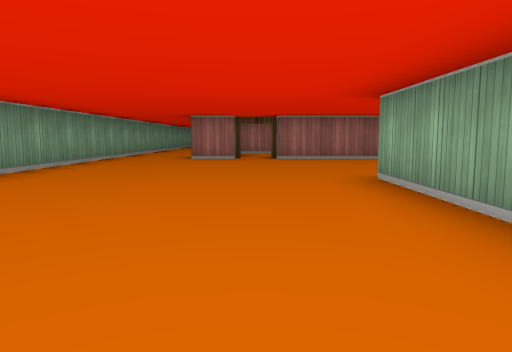
[1] (above)

24 first-person views from a walk through a cub3D ray-caster map. The camera is about half as high as the walls, tilts 6° down and sees 70° across. The floor is counted in squares. Each view is taken from the middle of a square. On the plan, view 1 faces up. The plan holds only what a view shows up to about 9 squares ahead; the rest is blank.

[2]
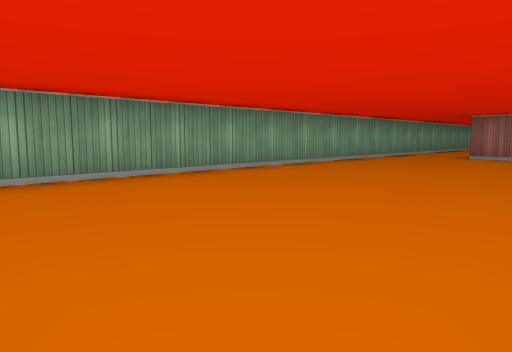

[3]
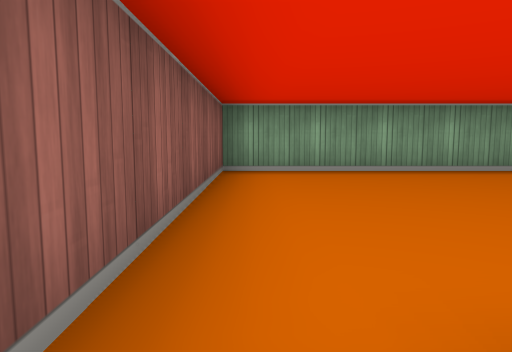

[4]
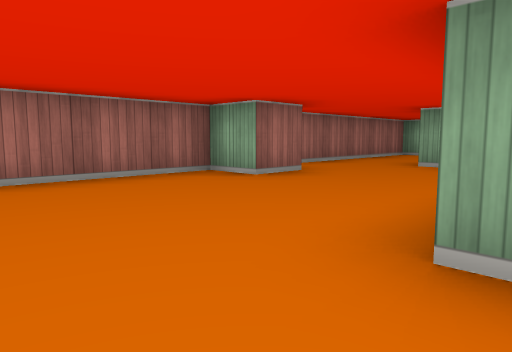

[5]
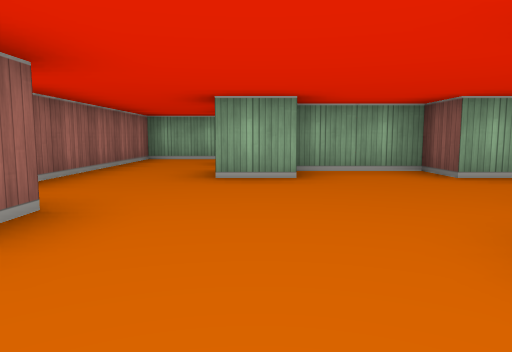

[6]
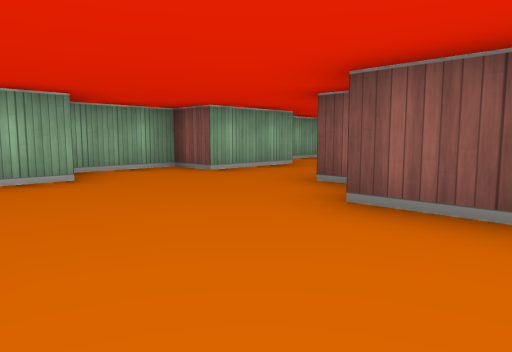

[7]
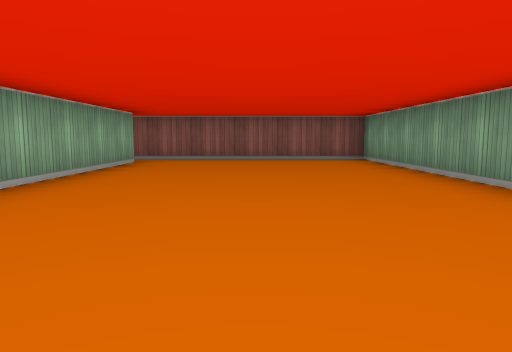

[8]
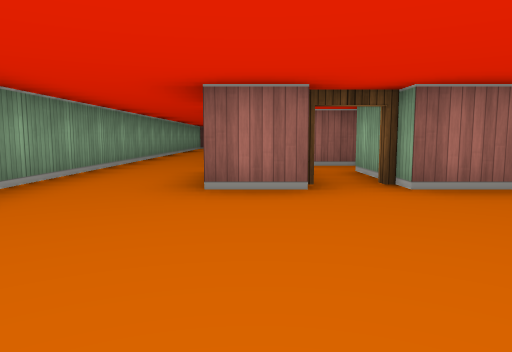

[9]
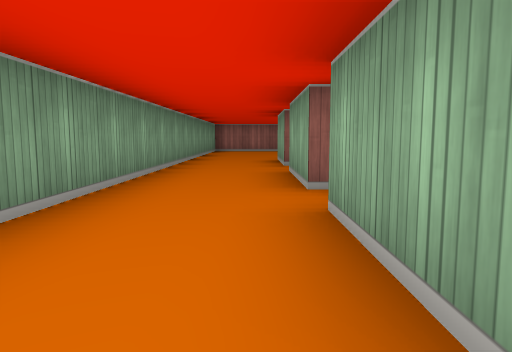

[10]
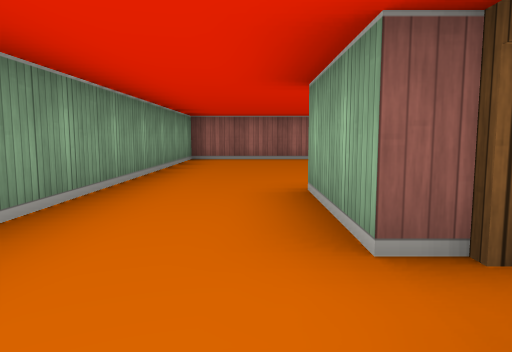

[11]
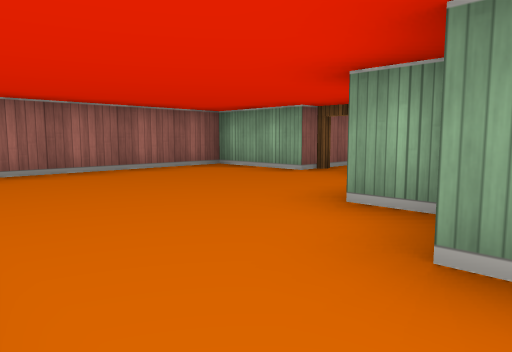

[12]
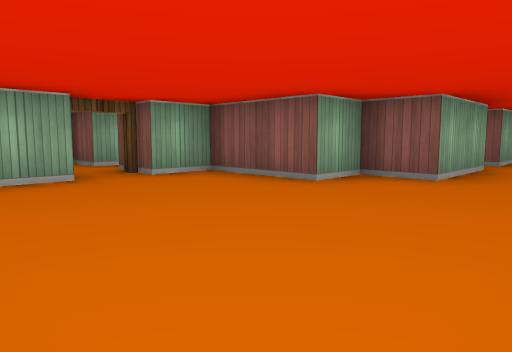

[13]
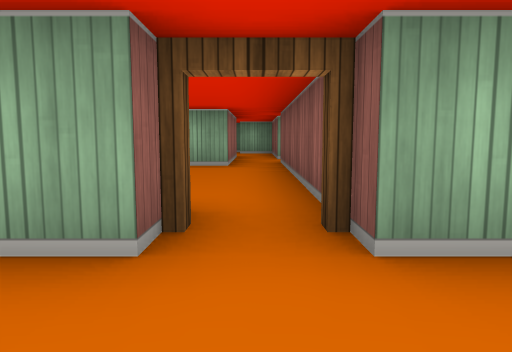

[14]
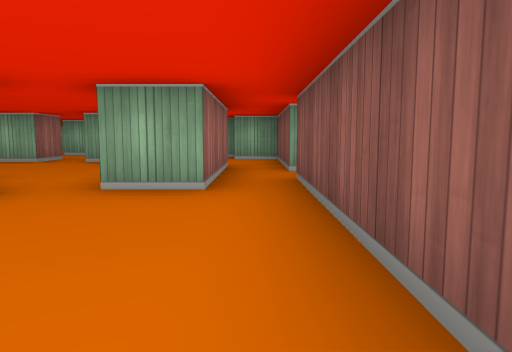

[15]
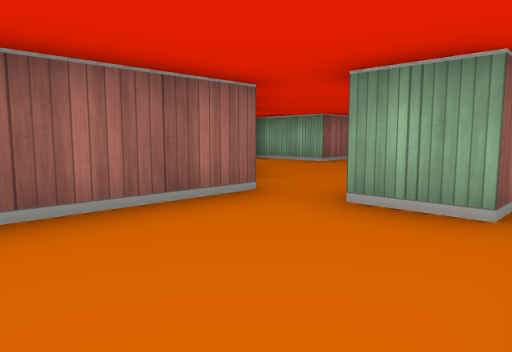

[16]
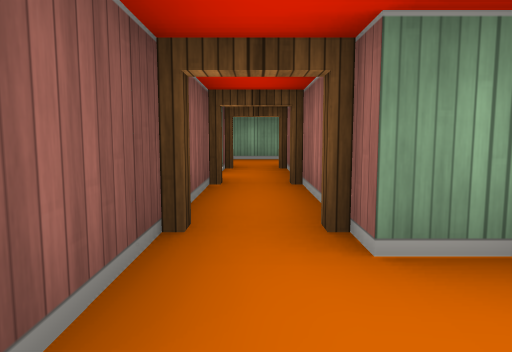

[17]
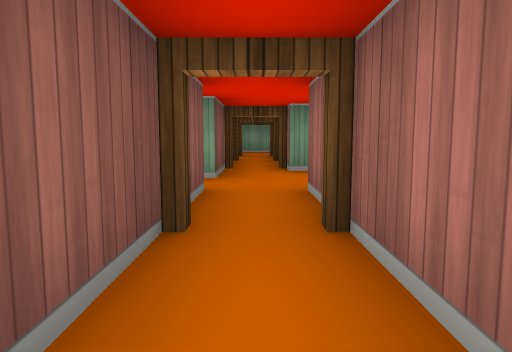

[18]
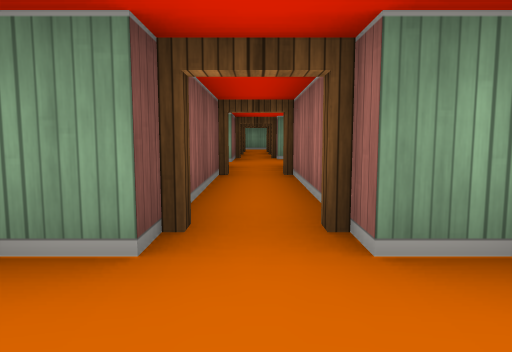

[19]
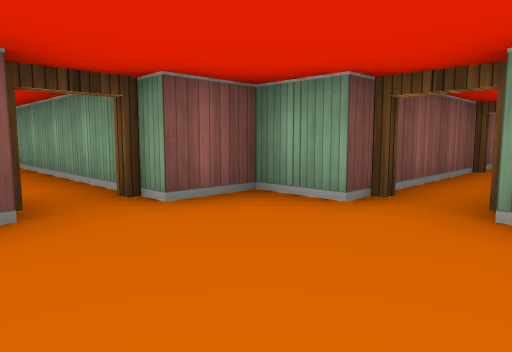

[20]
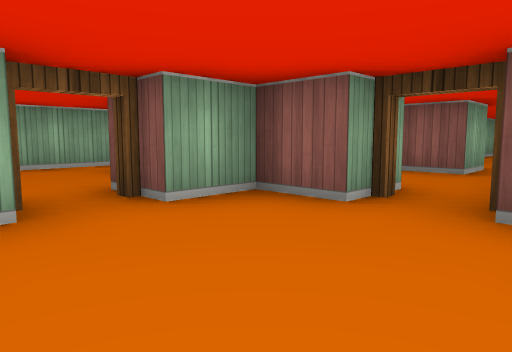

[21]
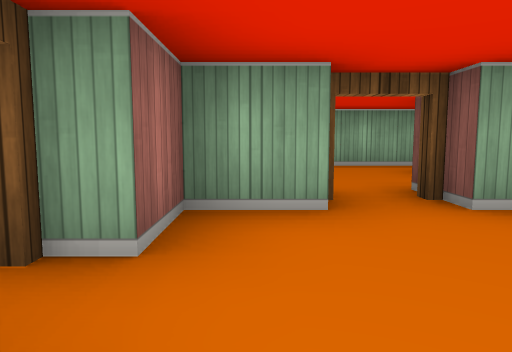

[22]
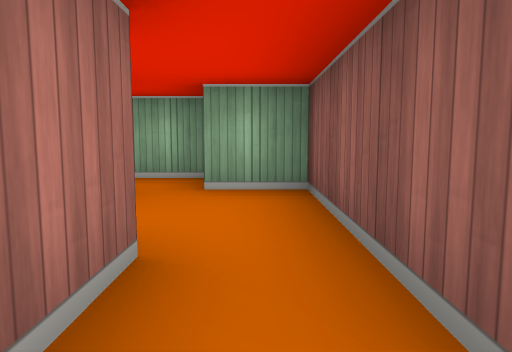

[23]
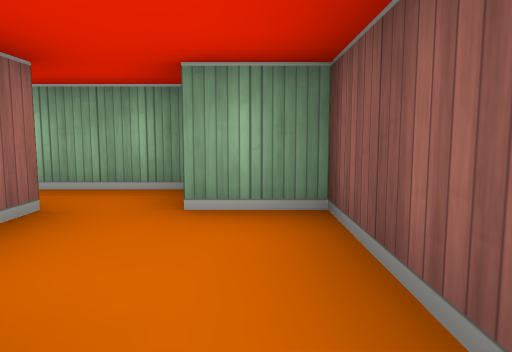

[24]
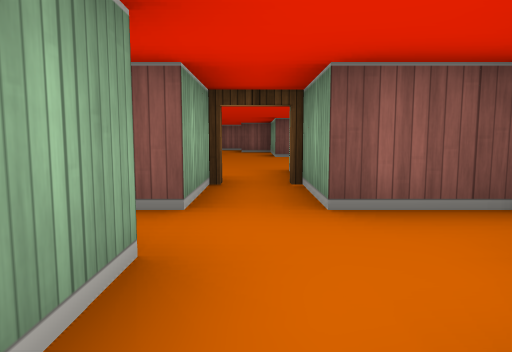

### Floor plan
Points are (right, up) in squares from view 1. A wall is a line through its corners. A room is listed if a view was taken in it or the views show most of it. See-through windows are left out.
Room 1 (views 1, 2, 3, 4, 5, 6, 7, 8, 9)
walls: (2.4, 4.5) (3.5, 4.5); (4, 3.5) (4.5, 3.5); (-0.4, 8.5) (-1.5, 8.5); (6.5, 5.4) (6.5, 6.5); (4.5, 9) (4.5, 7.5) (3.5, 7.5) (3.5, 8.5) (0.5, 8.5); (6.5, 3.5) (7.5, 3.5) (7.5, 5.5); (1.5, -0.5) (1.5, 4.5); (-3.5, 8.5) (-3.5, -1.5) (1.9, -1.5); (10.5, 6.9) (10.5, 8.5) (5.8, 8.5)
ways out: opening at (-2.5, 9) to room 2; open door at (5, 9) to room 4; open door at (0, 9) to room 9; opening at (5.5, 2.5)
Room 2 (views 10, 11, 12, 13)
walls: (-1.5, 14.5) (-1.5, 16.5) (-0.5, 16.5) (-0.5, 17.5) (1.5, 17.5) (1.5, 18.5); (-1.5, 11.5) (-1.5, 13.5); (1.5, 19.5) (1.5, 21.5) (-3.5, 21.5) (-3.5, 8.5); (-1.5, 8.5) (-1.5, 10.5)
ways out: opening at (-2.5, 9) to room 1; open door at (-1, 14) to room 3; open door at (-1, 11) to room 9; open door at (2, 19) to room 10
Room 3 (views 14, 15)
walls: (2.6, 16.5) (1.4, 16.5); (3.5, 14.5) (3.5, 15.5); (-1.5, 13.5) (3.5, 13.5)
ways out: open door at (-1, 14) to room 2; opening at (4, 14) to room 7; opening at (3, 16) to room 8
Room 4 (view 16)
walls: (3.5, 12.1) (3.5, 11.5); (3.1, 10.5) (4.5, 10.5) (4.5, 9); (7, 11.5) (5.5, 11.5) (5.5, 12.5); (5.5, 8.9) (5.5, 10.5) (7, 10.5)
ways out: open door at (5, 9) to room 1; open door at (7, 11) to room 5; opening at (5, 13) to room 7; open door at (3, 11) to room 11
Room 5 (view 17)
walls: (7, 10.5) (10.5, 10.5); (10.5, 11.5) (7, 11.5)
ways out: open door at (7, 11) to room 4; open door at (10, 11) to room 6
Room 6 (views 18, 19, 20, 21)
walls: (13.5, 11.4) (13.5, 12.5) (12.5, 12.5); (10.5, 10.5) (10.5, 9.5) (11.5, 9.5); (12.5, 9.5) (13.5, 9.5) (13.5, 10.5); (10.5, 12.1) (10.5, 11.5)
ways out: open door at (10, 11) to room 5; open door at (12, 9); open door at (12, 13); open door at (14, 11)
Room 7 (views 22, 23, 24)
walls: (6.5, 14.5) (3.5, 14.5); (5.5, 12.5) (5.5, 13.5) (8.5, 13.5) (8.5, 14.5); (8.5, 15.5) (8, 15.5); (9.5, 14.6) (9.5, 16.1); (3.5, 13.5) (4.5, 13.5)
ways out: opening at (4, 14) to room 3; opening at (5, 13) to room 4; opening at (9, 16)
Room 8 (no view inside)
walls: (3.5, 16.5) (2.6, 16.5); (7.5, 18.5) (7.5, 19.4)
ways out: opening at (3, 16) to room 3; opening at (6.5, 19); opening at (8, 18)
Room 9 (no view inside)
walls: (1, 11.5) (-1.5, 11.5); (0.5, 8.5) (0.5, 10.5)
ways out: open door at (0, 9) to room 1; open door at (-1, 11) to room 2; open door at (1, 11) to room 11
Room 10 (no view inside)
walls: (2.9, 19.5) (1.5, 19.5)
ways out: open door at (2, 19) to room 2
Room 11 (no view inside)
walls: (0.9, 10.5) (3.1, 10.5); (3.5, 11.5) (1, 11.5)
ways out: open door at (3, 11) to room 4; open door at (1, 11) to room 9

Positions as (right, up) in squares from view 1, and headings:
1: (0, 0), facing up
2: (1, -1), facing up-left
3: (2, -1), facing left
4: (0, 4), facing up-right
5: (2, 6), facing right
6: (2, 7), facing down-right
7: (-1, 7), facing down
8: (-1, 5), facing up
9: (-2, 8), facing up
10: (-2, 13), facing up
11: (-3, 16), facing up-right
12: (-3, 21), facing down-right
13: (-3, 14), facing right
14: (0, 14), facing right
15: (1, 14), facing up-right
16: (5, 11), facing left
17: (9, 11), facing left
18: (12, 11), facing left
19: (13, 12), facing down-left
20: (11, 12), facing down-right
21: (11, 12), facing right
22: (5, 14), facing right
23: (6, 14), facing right
24: (5, 13), facing down
